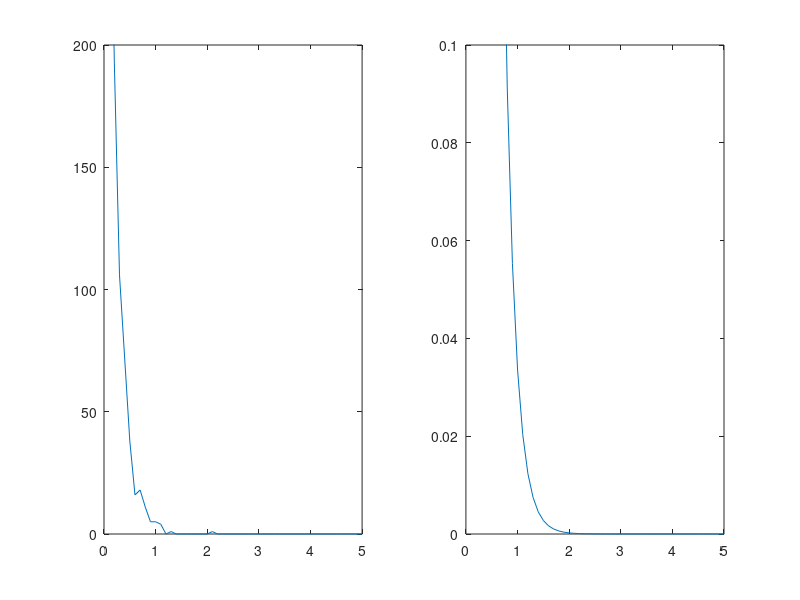

MATLAB code for this plot:

% f = 5e^-5x when x>0
x1 = linspace(0,100,1000);
f = 5*exp(-5*x1);
u = rand(1000,1);
% F^-1 = -1/5*ln(1-y)
x = -0.2*log(1-u);
% [0:0.1:100] 1000 ranges
freq = zeros(1,1000);
for ii = 1:1000
    if x(ii) >= 100
        continue
    end
    freq(round(x(ii)/0.1)+1) = freq(round(x(ii)/0.1)+1) + 1;
end
subplot(1,2,1);

plot(0:0.1:99.9,freq);
axis([0,5,0,200]);
subplot(1,2,2);

plot(x1,f);
axis([0,5,0,0.1]);
